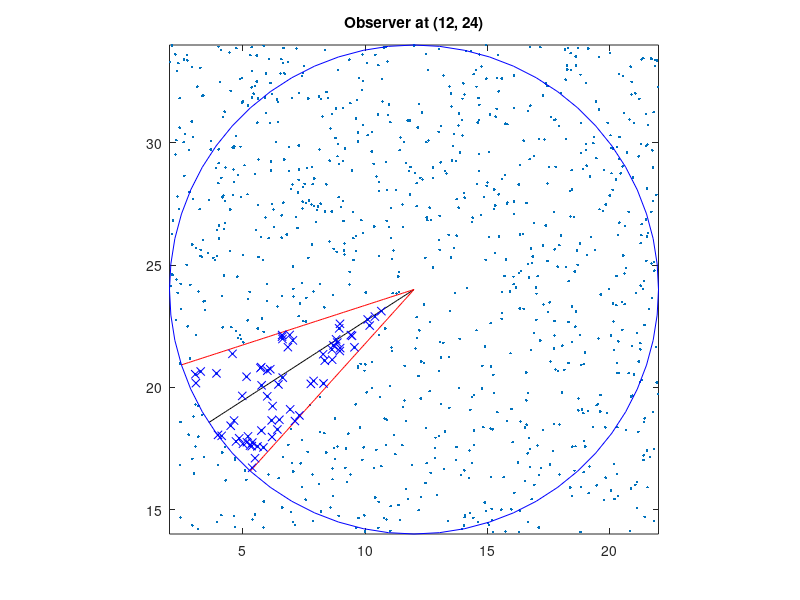

Recreate this plot in MATLAB.
clear;
clc;
close;
%% Lightcone checking function

obsX = 12;
obsY = 24;

% Generation of random points within range
% These points are used as example of galaxies
range = 10;
size = 1000;
x = rand(1, size).*2.*range - range + obsX;
y = rand(1, size).*2.*range - range + obsY;

% Caluclating the Polar coordinates of the points
gr = sqrt((x - obsX).^2 + (y - obsY).^2);
theta_g = zeros(1, size);

for i = 1 : size
    if(x(i) - obsX >0)
        theta_g(i) = atan((y(i) - obsY)/(x(i) - obsX));
    elseif(x(i) - obsX<0)
        if y(i) - obsY >=0
            theta_g(i) = atan((y(i) - obsY)/(x(i) - obsX)) + pi;
        else
            theta_g(i) = atan((y(i) - obsY)/(x(i) - obsX)) - pi;
        end
    else
        if y(i) - obsY >0
            theta_g(i) = pi/2;
        else
            theta_g(i) = -pi/2;
        end
    end
end
theta_g = mod(theta_g+2.*pi, 2.*pi);

% Function describes the line of the sight, L
Lx = @(r, theta_l) r.*cos(theta_l) + obsX;
Ly = @(r, theta_l) r.* sin(theta_l)+ obsY;

% Upper Boundary, B+
Bpx = @(r, theta_l, theta) r.*cos(theta_l + theta)+ obsX;
Bpy = @(r, theta_l, theta) r.*sin(theta_l + theta)+ obsY;

% Lower Boundary, B-
Bmx = @(r, theta_l, theta) r.*cos(theta_l - theta)+ obsX;
Bmy = @(r, theta_l, theta) r.*sin(theta_l - theta)+ obsY;


% Define the lightcone
theta_l = 0;  % lightcone inclide angle
theta = pi/12;  % lightcone opening angle
rMax = range;
r = linspace(0, rMax);


%% Visualisation
animationRange = 100;
figure(1)
for j = 1:animationRange
    % Increment the lightcone for animation 
    theta_l = theta_l + 0.1;
    theta_l = mod(theta_l+2*pi, 2*pi);
    
    % Core Plot
    plot(x,y, '.');
    hold on;
    axis equal;
    xlim([obsX-range obsX+range])
    ylim([obsY-range obsY+range])
    
    % Plot the lightcone L, B+, B-
    plot(Lx(r, theta_l), Ly(r, theta_l), 'k')
    plot(Bpx(r, theta_l, theta), Bpy(r, theta_l, theta), 'r')
    plot(Bmx(r, theta_l, theta), Bmy(r, theta_l, theta), 'r')
    rectangle('position', [obsX-range obsY-range range*2 range*2],'curvature',[1,1],'linestyle','-','edgecolor','b');
    
    % Array of galaxies inside the lightcone
    inConeX = [];
    inConeY = [];
    
    % Core Checking Methods
    if theta_l < theta  || theta_l > 2*pi - theta
        % Around the positive x-axis
        for i = 1:size
            if(gr(i) <= rMax && (theta_g(i) <= mod(theta_l +theta, 2*pi) || theta_g(i) >= mod(theta_l - theta + 2*pi, 2*pi)))
                inConeX = [inConeX, x(i)];
                inConeY = [inConeY, y(i)];
            end
        end
    else
        for i = 1:size
            if(gr(i) <= rMax && theta_g(i) <= theta_l + theta && theta_g(i) >= theta_l - theta)
                inConeX = [inConeX, x(i)];
                inConeY = [inConeY, y(i)];
            end
        end
    end
    plot(inConeX,inConeY, 'bx');
    title(['Observer at (', num2str(obsX), ', ', num2str(obsY), ')'])
    hold off;
    pause(0.05)
end